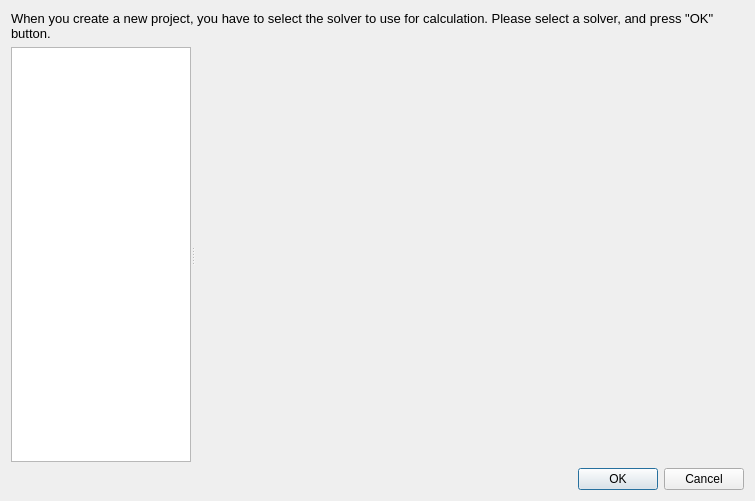
<?xml version="1.0" encoding="UTF-8"?>
<ui version="4.0">
 <class>NewProjectSolverSelectingDialog</class>
 <widget class="QDialog" name="NewProjectSolverSelectingDialog">
  <property name="geometry">
   <rect>
    <x>0</x>
    <y>0</y>
    <width>755</width>
    <height>501</height>
   </rect>
  </property>
  <property name="windowTitle">
   <string>Select Solver</string>
  </property>
  <layout class="QVBoxLayout" name="verticalLayout" stretch="0,1,0">
   <item>
    <widget class="QLabel" name="descLabel">
     <property name="sizePolicy">
      <sizepolicy hsizetype="Preferred" vsizetype="Preferred">
       <horstretch>0</horstretch>
       <verstretch>0</verstretch>
      </sizepolicy>
     </property>
     <property name="font">
      <font>
       <pointsize>10</pointsize>
      </font>
     </property>
     <property name="text">
      <string>When you create a new project, you have to select the solver to use for calculation. Please select a solver, and press &quot;OK&quot; button.</string>
     </property>
     <property name="textFormat">
      <enum>Qt::PlainText</enum>
     </property>
     <property name="wordWrap">
      <bool>true</bool>
     </property>
    </widget>
   </item>
   <item>
    <widget class="QSplitter" name="splitter">
     <property name="orientation">
      <enum>Qt::Horizontal</enum>
     </property>
     <widget class="QListWidget" name="solverList">
      <property name="sizePolicy">
       <sizepolicy hsizetype="Preferred" vsizetype="Expanding">
        <horstretch>0</horstretch>
        <verstretch>0</verstretch>
       </sizepolicy>
      </property>
      <property name="minimumSize">
       <size>
        <width>180</width>
        <height>0</height>
       </size>
      </property>
      <property name="maximumSize">
       <size>
        <width>180</width>
        <height>16777215</height>
       </size>
      </property>
     </widget>
     <widget class="QStackedWidget" name="stackedWidget">
      <property name="sizePolicy">
       <sizepolicy hsizetype="Expanding" vsizetype="Expanding">
        <horstretch>0</horstretch>
        <verstretch>0</verstretch>
       </sizepolicy>
      </property>
      <property name="currentIndex">
       <number>-1</number>
      </property>
     </widget>
    </widget>
   </item>
   <item>
    <widget class="QDialogButtonBox" name="buttonBox">
     <property name="orientation">
      <enum>Qt::Horizontal</enum>
     </property>
     <property name="standardButtons">
      <set>QDialogButtonBox::Cancel|QDialogButtonBox::Ok</set>
     </property>
    </widget>
   </item>
  </layout>
 </widget>
 <resources/>
 <connections>
  <connection>
   <sender>buttonBox</sender>
   <signal>accepted()</signal>
   <receiver>NewProjectSolverSelectingDialog</receiver>
   <slot>accept()</slot>
   <hints>
    <hint type="sourcelabel">
     <x>248</x>
     <y>254</y>
    </hint>
    <hint type="destinationlabel">
     <x>157</x>
     <y>274</y>
    </hint>
   </hints>
  </connection>
  <connection>
   <sender>buttonBox</sender>
   <signal>rejected()</signal>
   <receiver>NewProjectSolverSelectingDialog</receiver>
   <slot>reject()</slot>
   <hints>
    <hint type="sourcelabel">
     <x>316</x>
     <y>260</y>
    </hint>
    <hint type="destinationlabel">
     <x>286</x>
     <y>274</y>
    </hint>
   </hints>
  </connection>
 </connections>
</ui>
